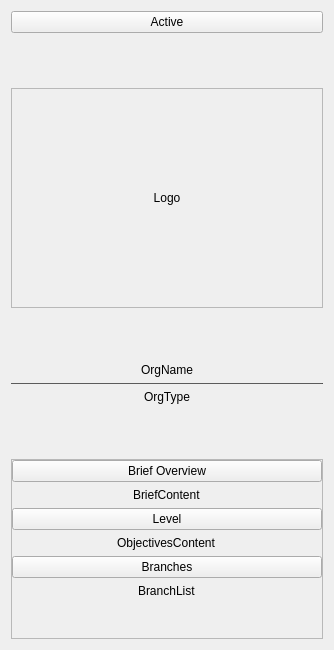
              <widget class="QWidget" name="scroll_area_contents_2">
               <property name="geometry">
                <rect>
                 <x>0</x>
                 <y>0</y>
                 <width>334</width>
                 <height>650</height>
                </rect>
               </property>
               <property name="styleSheet">
                <string notr="true"/>
               </property>
               <layout class="QVBoxLayout" name="verticalLayout">
                <item>
                 <widget class="QPushButton" name="status_btn">
                  <property name="font">
                   <font>
                    <family>Arial</family>
                   </font>
                  </property>
                  <property name="styleSheet">
                   <string notr="true">QPushButton {
	    border-top-left-radius: 10px; 
    	border-top-right-radius: 10px;
};
</string>
                  </property>
                  <property name="text">
                   <string>Active</string>
                  </property>
                 </widget>
                </item>
                <item>
                 <spacer name="verticalSpacer_2">
                  <property name="orientation">
                   <enum>Qt::Vertical</enum>
                  </property>
                  <property name="sizeHint" stdset="0">
                   <size>
                    <width>20</width>
                    <height>40</height>
                   </size>
                  </property>
                 </spacer>
                </item>
                <item>
                 <widget class="QFrame" name="frame_2">
                  <property name="minimumSize">
                   <size>
                    <width>0</width>
                    <height>0</height>
                   </size>
                  </property>
                  <property name="frameShape">
                   <enum>QFrame::StyledPanel</enum>
                  </property>
                  <property name="frameShadow">
                   <enum>QFrame::Raised</enum>
                  </property>
                  <layout class="QHBoxLayout" name="horizontalLayout_7">
                   <item>
                    <spacer name="horizontalSpacer_9">
                     <property name="orientation">
                      <enum>Qt::Horizontal</enum>
                     </property>
                     <property name="sizeHint" stdset="0">
                      <size>
                       <width>40</width>
                       <height>20</height>
                      </size>
                     </property>
                    </spacer>
                   </item>
                   <item>
                    <widget class="QLabel" name="logo">
                     <property name="sizePolicy">
                      <sizepolicy hsizetype="Preferred" vsizetype="Preferred">
                       <horstretch>0</horstretch>
                       <verstretch>0</verstretch>
                      </sizepolicy>
                     </property>
                     <property name="minimumSize">
                      <size>
                       <width>200</width>
                       <height>200</height>
                      </size>
                     </property>
                     <property name="font">
                      <font>
                       <family>Arial</family>
                      </font>
                     </property>
                     <property name="styleSheet">
                      <string notr="true">QLabel {
	text-align: center;
};</string>
                     </property>
                     <property name="text">
                      <string>Logo</string>
                     </property>
                     <property name="scaledContents">
                      <bool>true</bool>
                     </property>
                     <property name="alignment">
                      <set>Qt::AlignCenter</set>
                     </property>
                    </widget>
                   </item>
                   <item>
                    <spacer name="horizontalSpacer_10">
                     <property name="orientation">
                      <enum>Qt::Horizontal</enum>
                     </property>
                     <property name="sizeHint" stdset="0">
                      <size>
                       <width>40</width>
                       <height>20</height>
                      </size>
                     </property>
                    </spacer>
                   </item>
                  </layout>
                 </widget>
                </item>
                <item>
                 <spacer name="verticalSpacer_3">
                  <property name="orientation">
                   <enum>Qt::Vertical</enum>
                  </property>
                  <property name="sizeHint" stdset="0">
                   <size>
                    <width>20</width>
                    <height>40</height>
                   </size>
                  </property>
                 </spacer>
                </item>
                <item alignment="Qt::AlignHCenter|Qt::AlignVCenter">
                 <widget class="QLabel" name="org_name">
                  <property name="maximumSize">
                   <size>
                    <width>300</width>
                    <height>16777215</height>
                   </size>
                  </property>
                  <property name="font">
                   <font>
                    <family>Arial</family>
                   </font>
                  </property>
                  <property name="text">
                   <string>OrgName</string>
                  </property>
                  <property name="alignment">
                   <set>Qt::AlignCenter</set>
                  </property>
                 </widget>
                </item>
                <item>
                 <widget class="QFrame" name="line_6">
                  <property name="maximumSize">
                   <size>
                    <width>16777215</width>
                    <height>1</height>
                   </size>
                  </property>
                  <property name="styleSheet">
                   <string notr="true">QFrame {
    background-color: #4F4F4F;
}</string>
                  </property>
                  <property name="frameShape">
                   <enum>QFrame::HLine</enum>
                  </property>
                  <property name="frameShadow">
                   <enum>QFrame::Sunken</enum>
                  </property>
                 </widget>
                </item>
                <item alignment="Qt::AlignHCenter|Qt::AlignVCenter">
                 <widget class="QLabel" name="org_type">
                  <property name="visible">
                   <bool>false</bool>
                  </property>
                  <property name="maximumSize">
                   <size>
                    <width>300</width>
                    <height>16777215</height>
                   </size>
                  </property>
                  <property name="font">
                   <font>
                    <family>Arial</family>
                   </font>
                  </property>
                  <property name="text">
                   <string>OrgType</string>
                  </property>
                  <property name="alignment">
                   <set>Qt::AlignCenter</set>
                  </property>
                 </widget>
                </item>
                <item>
                 <spacer name="verticalSpacer_4">
                  <property name="orientation">
                   <enum>Qt::Vertical</enum>
                  </property>
                  <property name="sizeHint" stdset="0">
                   <size>
                    <width>20</width>
                    <height>40</height>
                   </size>
                  </property>
                 </spacer>
                </item>
                <item>
                 <widget class="QFrame" name="derscription_container">
                  <property name="styleSheet">
                   <string notr="true">QLabel {
	color: #4F4F4F;
};</string>
                  </property>
                  <property name="frameShape">
                   <enum>QFrame::StyledPanel</enum>
                  </property>
                  <property name="frameShadow">
                   <enum>QFrame::Raised</enum>
                  </property>
                  <layout class="QVBoxLayout" name="verticalLayout_10">
                   <property name="leftMargin">
                    <number>0</number>
                   </property>
                   <property name="topMargin">
                    <number>0</number>
                   </property>
                   <property name="rightMargin">
                    <number>0</number>
                   </property>
                   <property name="bottomMargin">
                    <number>0</number>
                   </property>
                   <item>
                    <widget class="QPushButton" name="brief_btn">
                     <property name="font">
                      <font>
                       <family>Arial</family>
                      </font>
                     </property>
                     <property name="styleSheet">
                      <string notr="true">QPushButton {
	    border-top-left-radius: 10px; 
    	border-top-right-radius: 10px;
};
</string>
                     </property>
                     <property name="text">
                      <string>Brief Overview</string>
                     </property>
                    </widget>
                   </item>
                   <item alignment="Qt::AlignHCenter|Qt::AlignVCenter">
                    <widget class="QLabel" name="brief_label">
                     <property name="maximumSize">
                      <size>
                       <width>300</width>
                       <height>16777215</height>
                      </size>
                     </property>
                     <property name="text">
                      <string>BriefContent</string>
                     </property>
                    </widget>
                   </item>
                   <item>
                    <widget class="QPushButton" name="obj_btn">
                     <property name="font">
                      <font>
                       <family>Arial</family>
                      </font>
                     </property>
                     <property name="styleSheet">
                      <string notr="true">QPushButton {
	    border-top-left-radius: 10px; 
    	border-top-right-radius: 10px;
};
</string>
                     </property>
                     <property name="text">
                      <string>Level</string>
                     </property>
                    </widget>
                   </item>
                   <item alignment="Qt::AlignHCenter|Qt::AlignVCenter">
                    <widget class="QLabel" name="obj_label">
                     <property name="maximumSize">
                      <size>
                       <width>300</width>
                       <height>16777215</height>
                      </size>
                     </property>
                     <property name="text">
                      <string>ObjectivesContent</string>
                     </property>
                    </widget>
                   </item>
                   <item>
                    <widget class="QPushButton" name="branch_btn">
                     <property name="font">
                      <font>
                       <family>Arial</family>
                      </font>
                     </property>
                     <property name="styleSheet">
                      <string notr="true">QPushButton {
	    border-top-left-radius: 10px; 
    	border-top-right-radius: 10px;
};
</string>
                     </property>
                     <property name="text">
                      <string>Branches</string>
                     </property>
                    </widget>
                   </item>
                   <item alignment="Qt::AlignHCenter|Qt::AlignVCenter">
                    <widget class="QLabel" name="obj_label_2">
                     <property name="maximumSize">
                      <size>
                       <width>300</width>
                       <height>16777215</height>
                      </size>
                     </property>
                     <property name="text">
                      <string>BranchList</string>
                     </property>
                    </widget>
                   </item>
                   <item>
                    <spacer name="verticalSpacer_5">
                     <property name="orientation">
                      <enum>Qt::Vertical</enum>
                     </property>
                     <property name="sizeHint" stdset="0">
                      <size>
                       <width>20</width>
                       <height>40</height>
                      </size>
                     </property>
                    </spacer>
                   </item>
                  </layout>
                 </widget>
                </item>
               </layout>
              </widget>
